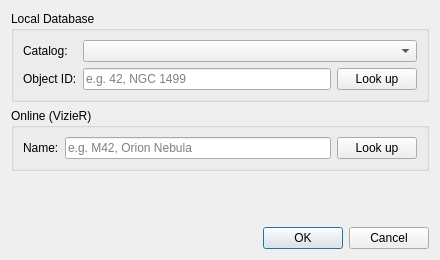
<?xml version="1.0" encoding="UTF-8"?>
<ui version="4.0">
 <class>ObjectLookupDialog</class>
 <widget class="QDialog" name="ObjectLookupDialog">
  <property name="geometry">
   <rect>
    <x>0</x>
    <y>0</y>
    <width>440</width>
    <height>260</height>
   </rect>
  </property>
  <property name="windowTitle">
   <string>Object Lookup</string>
  </property>
  <property name="modal">
   <bool>true</bool>
  </property>
  <layout class="QVBoxLayout" name="verticalLayout">
   <item>
    <widget class="QGroupBox" name="local_group">
     <property name="title">
      <string>Local Database</string>
     </property>
     <layout class="QFormLayout" name="local_form">
      <item row="0" column="0">
       <widget class="QLabel" name="catalog_label">
        <property name="text">
         <string>Catalog:</string>
        </property>
       </widget>
      </item>
      <item row="0" column="1">
       <widget class="QComboBox" name="catalog_combo"/>
      </item>
      <item row="1" column="0">
       <widget class="QLabel" name="id_label">
        <property name="text">
         <string>Object ID:</string>
        </property>
       </widget>
      </item>
      <item row="1" column="1">
       <layout class="QHBoxLayout" name="local_id_layout">
        <item>
         <widget class="QLineEdit" name="catalog_id_edit">
          <property name="placeholderText">
           <string>e.g. 42, NGC 1499</string>
          </property>
         </widget>
        </item>
        <item>
         <widget class="QPushButton" name="local_lookup_button">
          <property name="text">
           <string>Look up</string>
          </property>
         </widget>
        </item>
       </layout>
      </item>
     </layout>
    </widget>
   </item>
   <item>
    <widget class="QGroupBox" name="online_group">
     <property name="title">
      <string>Online (VizieR)</string>
     </property>
     <layout class="QFormLayout" name="online_form">
      <item row="0" column="0">
       <widget class="QLabel" name="name_label">
        <property name="text">
         <string>Name:</string>
        </property>
       </widget>
      </item>
      <item row="0" column="1">
       <layout class="QHBoxLayout" name="online_name_layout">
        <item>
         <widget class="QLineEdit" name="name_edit">
          <property name="placeholderText">
           <string>e.g. M42, Orion Nebula</string>
          </property>
         </widget>
        </item>
        <item>
         <widget class="QPushButton" name="online_lookup_button">
          <property name="text">
           <string>Look up</string>
          </property>
         </widget>
        </item>
       </layout>
      </item>
     </layout>
    </widget>
   </item>
   <item>
    <widget class="QLabel" name="result_label">
     <property name="text">
      <string/>
     </property>
     <property name="alignment">
      <set>Qt::AlignmentFlag::AlignCenter</set>
     </property>
    </widget>
   </item>
   <item>
    <widget class="QDialogButtonBox" name="buttonBox">
     <property name="standardButtons">
      <set>QDialogButtonBox::StandardButton::Cancel|QDialogButtonBox::StandardButton::Ok</set>
     </property>
    </widget>
   </item>
  </layout>
 </widget>
 <resources/>
 <connections>
  <connection>
   <sender>buttonBox</sender>
   <signal>accepted()</signal>
   <receiver>ObjectLookupDialog</receiver>
   <slot>accept()</slot>
   <hints>
    <hint type="sourcelabel">
     <x>219</x>
     <y>235</y>
    </hint>
    <hint type="destinationlabel">
     <x>219</x>
     <y>130</y>
    </hint>
   </hints>
  </connection>
  <connection>
   <sender>buttonBox</sender>
   <signal>rejected()</signal>
   <receiver>ObjectLookupDialog</receiver>
   <slot>reject()</slot>
   <hints>
    <hint type="sourcelabel">
     <x>219</x>
     <y>235</y>
    </hint>
    <hint type="destinationlabel">
     <x>219</x>
     <y>130</y>
    </hint>
   </hints>
  </connection>
 </connections>
</ui>
